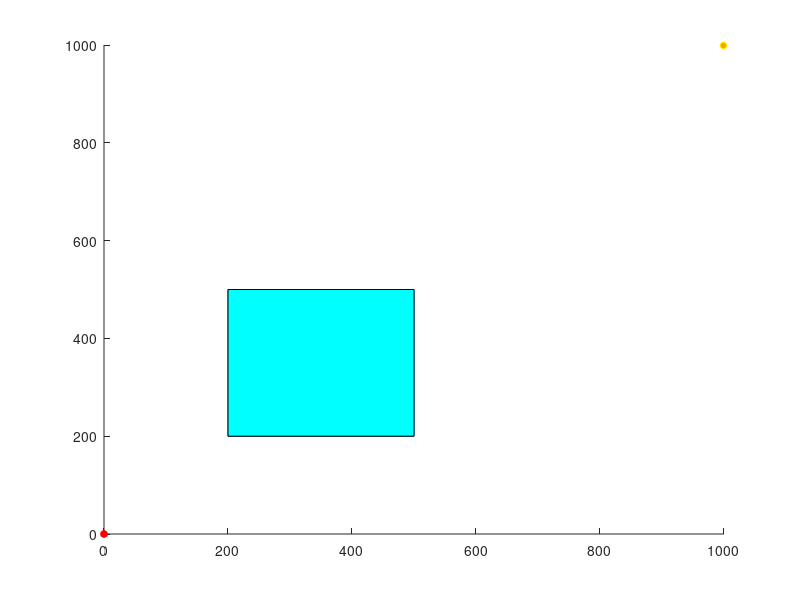

This chart was generated by the following MATLAB code: (Note: this script raises an error after producing the figure.)
close all;
clear, clc;

% draw the space
xmax = 1000;
ymax = 1000;
xmin = 0;
ymin = 0;
figure('Name','Space')
set(0,'DefaultFigureWindowStyle','docked')
axis([xmin xmax ymin ymax])
hold on

% Draw obstacles
xobs1 = [500 200  200 500 500]; % five points make four edges
yobs1 = [500 500  200 200 500];
plot(xobs1,yobs1)               % to plot polygon
fill(xobs1,yobs1,'c')           % to fill the polygon

% Specs
node_num = 1000;                % maximum number of nodes if goal not found
stp = 20;                       % max step size
r = 60;                         % given radius around qnew

% Initialization
qroot = [0,0];         
qgoal.coord = [999,999];
qgoal.cost = 0;

plot(qroot(1) ,qroot(2) ,'or','MarkerSize',5,'MarkerEdgeColor','red'  ,'MarkerFaceColor',[1 0 0])
plot(qgoal.coord(1) ,qgoal.coord(2) ,'or','MarkerSize',5,'MarkerEdgeColor','yellow','MarkerFaceColor',[1 0.647058824 0])

j = 1;
nodes(j).coord = qroot;
% - cost is the distance from current node to start node on the path
% generated from start to that node
nodes(j).cost = 0;
nodes(j).parent = 0;
% - the first near point is the root point
% - [qnear qnew qnearest nodes] are the only structs

qnew = struct('coord',[],'cost',[],'parent',[]); % initialization

NearGoal = Dist(nodes(j).coord, qgoal.coord);

while j < node_num-1
    
    Test = Dist(nodes(j).coord, qgoal.coord);
    if Test < NearGoal
        Test1 = j;
        NearGoal = Test;
        if NearGoal <= stp
            break
        end
    end
    
    qrand = [floor(rand(1)*(xmin+(xmax-xmin))) , floor(rand(1)*(ymin+(ymax-ymin)))];
    plot(qrand(1), qrand(2), 'x', 'Color',  [0 0.4470 0.7410])

    qnearest = struct('coord',[],'cost',[],'parent',[]);

    % - search for the nearest node to the random node
    chkdist = [];
    
    for k = 1:length(nodes)
        chkdist = [chkdist Dist(nodes(k).coord,qrand)];
    end
    % - check distance between random point and near point from nodes list 
    % ,maximum step size, and create new node

    [d,ind] = min(chkdist);
    
    qnear  = nodes(ind);
    
    qnew.coord = Steer(qnear.coord,qrand,d,stp); % qnew of current iteration starts from here
    
    if(~CollisionDetect(qnear.coord,qnew.coord,xobs1,yobs1))
        % - note that we use the cost of the first near point we find to
        % get the cost of the new node
        % - that's because we are sure we will find a nearest point to new
        % point
        % - but we are not sure that we will find a point in the vicinity
        % of specific radius of new point so we can't depend on this
        % condition to get cost of new point
        
        j = j+1;
        qnew.cost = qnear.cost + Dist(qnear.coord,qnew.coord);
        qnew.parent = ind; % in case it didn't find nearer point to be its parent
        nodes(j) = qnew;
        line([qnear.coord(1), qnew.coord(1)], [qnear.coord(2), qnew.coord(2)], 'Color', 'k', 'LineWidth', 2);
        drawnow %*************************%

        Cmin = qnew.cost; %initializing Cmin
        
        % - the following loop should run after assigning new node
        % - so it should be here
        
        neghborCount = 1;
        for k = 1:length(nodes)
            if (Dist(nodes(k).coord, qnew.coord) <= r) && (~CollisionDetect(nodes(k).coord,qnew.coord,xobs1,yobs1))
                qnearest(neghborCount).coord = nodes(k).coord;
                qnearest(neghborCount).cost  = nodes(k).cost;
                if (qnearest(neghborCount).cost + Dist(qnearest(neghborCount).coord, qnew.coord) < Cmin)
                    Cmin = qnearest(neghborCount).cost + Dist(qnearest(neghborCount).coord, qnew.coord);
                    nodes(j).parent = k; % update parent of new node with the node of minimum cost
                    % - the following line has to be inside if condition
                    % the fact that if condition exist inside loop so it may be
                    % executed more than one time.
                    % - So more than one line couldexist between new point and
                    % its most nearest points at the same time
                    % - This issue will be solved in the last part of the code
                    % when choosing the best path using "parent" feature
                    line([qnearest(neghborCount).coord(1), qnew.coord(1)], [qnearest(neghborCount).coord(2), qnew.coord(2)], 'Color', 'g');
                end
                neghborCount = neghborCount + 1; % independant counter from k
            end
        end
    end
 
end


qgoal.parent = Test1;
nodes(j+1).coord = qgoal;

qend = qgoal;
while qend.parent ~= 0 %nodes(1).parent
    qstart = qend.parent;
    line([nodes(qstart).coord(1), qend.coord(1)], [nodes(qstart).coord(2), qend.coord(2)], 'Color', 'r', 'LineWidth', 2);
    qend = nodes(qstart);
end
    